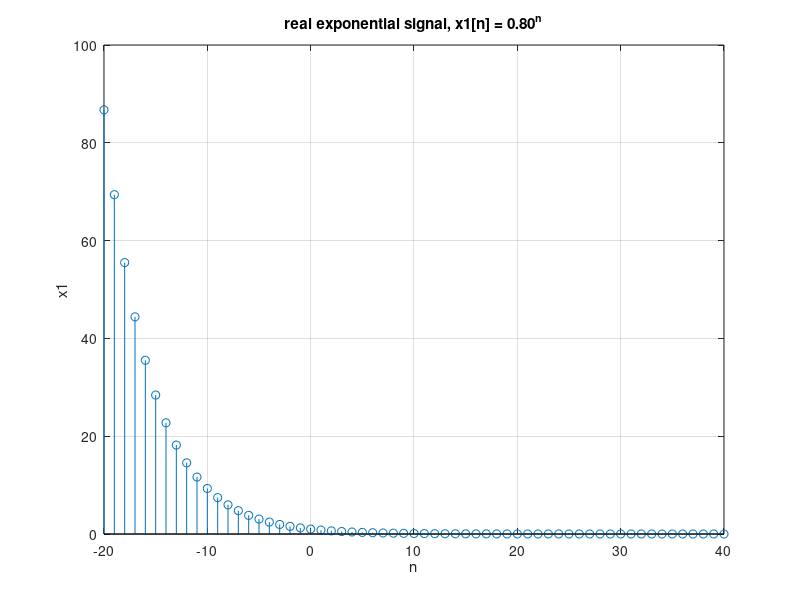
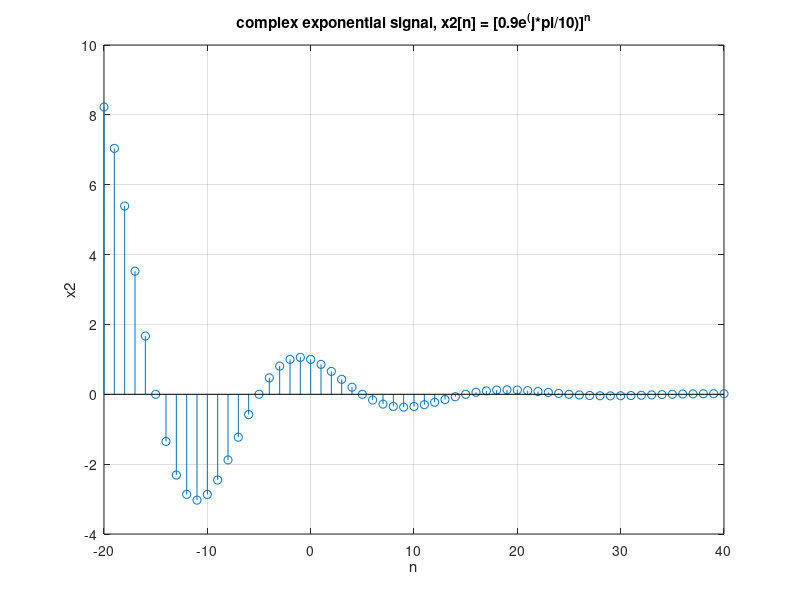
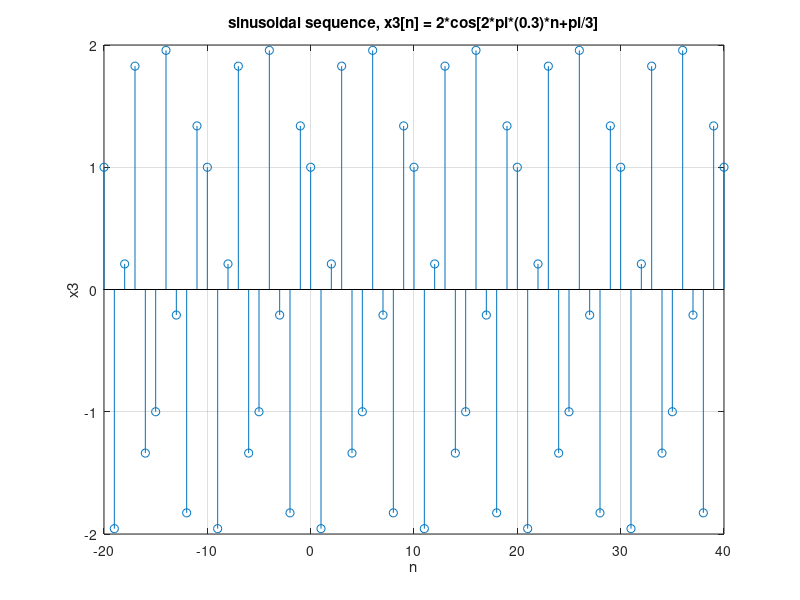
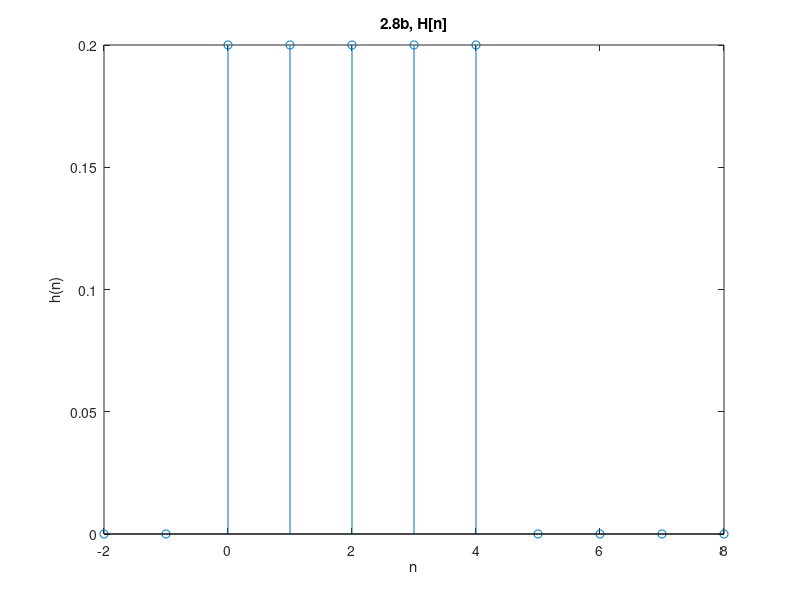

Source code (MATLAB) for these figures, in order:
% % Quyen Hua
% % EE6713
% % M2
% % MATLAB supplement
% % Textbook: Applied Digitial Signal Processing, 2011, D. Manolakis, Ingle

clear all
close all
%% 2.1C, D, E
% 2.1: write a MATLAB Script to generate and plot the following signals
% descried in section 2.1 for -20 <= n <= 40

n = -20:1:40;

% C
% real exponential signal, x1[n] = 0.80^n
x1 = 0.8.^n;
stem(n, x1);
grid on;
xlabel('n');
ylabel('x1');
title('real exponential signal, x1[n] = 0.80^n')
figure;
% D
% complex exponential signal, x2[n] = [0.9e^(j*pi/10)]^n
x2 = (0.9*exp(i*pi/10)).^n;
stem(n, x2);
grid on;
xlabel('n');
ylabel('x2');
title('complex exponential signal, x2[n] = [0.9e^(j*pi/10)]^n')
figure;

% E
% sinusoidal sequence, x3[n] = 2*cos[2*pi*(0.3)*n+pi/3]
x3 = 2*cos(2*pi*0.3*n + pi/3);
stem(n, x3);
grid on;
xlabel('n');
ylabel('x3');
title('sinusoidal sequence, x3[n] = 2*cos[2*pi*(0.3)*n+pi/3]')


%% 2.8 b. determine and plot the impulse response h[n]
n2_8 = -2:1:8;
hn2_8 =  [0 0 1/5 1/5 1/5 1/5 1/5 0 0 0 0];
figure;
stem(n2_8, hn2_8);
% xtick(-5:1:5);
% ytick(-2:1:2);
xlabel('n');
ylabel('h(n)');
title('2.8b, H[n]')

%% 2.27

u2_27 = ones(1,10);
n2_27 = 0:1:9;

x2_27 = (1/4).^n2_27;
h2_27 = (1/3).^n2_27;

y2_27 = conv(x2_27,h2_27);

figure;
stem(y2_27);
xlabel('np');
ylabel('y(n)');
title('2.27, y[n]')

figure;
stem(n2_27,x2_27);
xlabel('n');
ylabel('x(n)');
title('2.27, x[n]')

figure;
stem(n2_27,h2_27);
xlabel('n');
ylabel('h(n)');
title('2.27, h[n]')
